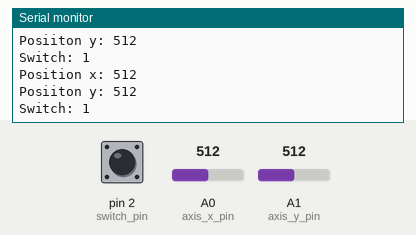
Bench run of a sketch on a simulated Arduino Uno, built with avr-gcc and run on an emulated ATmega328P. Parts: the last lines printed to the serial monitor. Inputs (shaded band) come from the test bench; at power-on: A0 (axis_x_pin) = 512, A1 (axis_y_pin) = 512, pin 2 (switch_pin) HIGH.

Above: at 1.2 s.
1.3 s: A0 (axis_x_pin) set to 716
At 1.88 s:
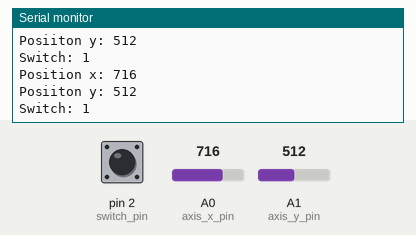
2.8 s: A1 (axis_y_pin) set to 716
At 3.08 s:
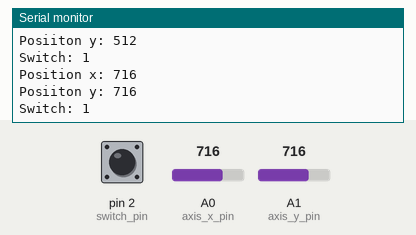
4.3 s: pin 2 (switch_pin) pulled LOW for 0.5 s
At 4.68 s:
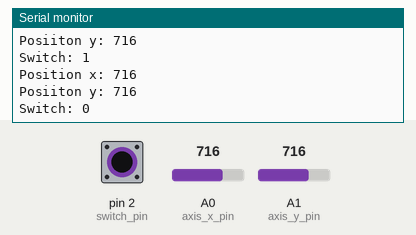
6.3 s: A0 (axis_x_pin) set to 900
At 6.69 s:
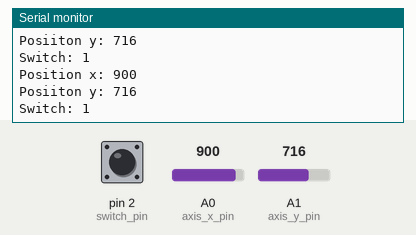
7.8 s: A1 (axis_y_pin) set to 900
At 8.29 s:
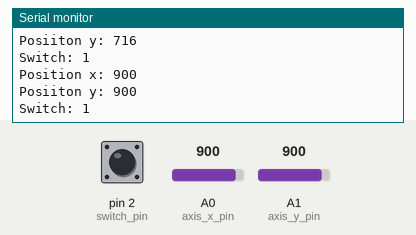
Timing chart, 0 to 10.3 s (numbered marks = the images above; inputs shaded):
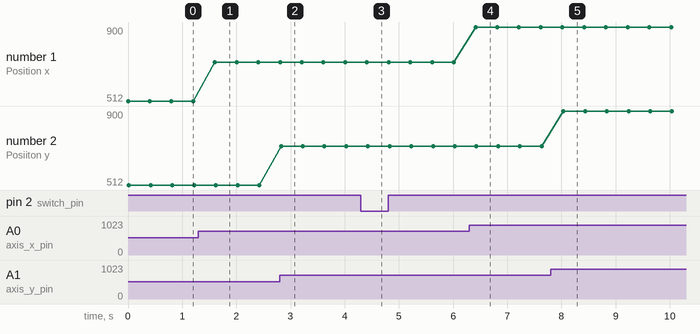

The sketch:

stick.ino
```cpp
int axis_x_pin = 0;
int axis_y_pin = 1;

int switch_pin = 2;

void setup() {
  Serial.begin(9600);

  pinMode(switch_pin, INPUT);
}

 void loop() {
  int position_x = analogRead(axis_x_pin);
  int position_y = analogRead(axis_y_pin);
  int switch_status = digitalRead(switch_pin);

  Serial.print("Position x: ");
  Serial.println(position_x);
  Serial.print("Posiiton y: ");
  Serial.println(position_y);
  Serial.print("Switch: ");
  Serial.println(switch_status);

  delay(400);
 }
```

Measured:
- after the input at 1.3 s, the serial monitor: prints a new line after 0.30 s (image 1)
- after the input at 2.8 s, the serial monitor: prints a new line at once (image 2)
- after the input at 4.3 s, the serial monitor: prints a new line after 0.15 s (image 3)
- after the input at 6.3 s, the serial monitor: prints a new line after 0.12 s (image 4)
- after the input at 7.8 s, the serial monitor: prints a new line after 0.24 s (image 5)
- plotted number 1: 512 → 716 after the input at 1.3 s, 716 → 900 after the input at 6.3 s
